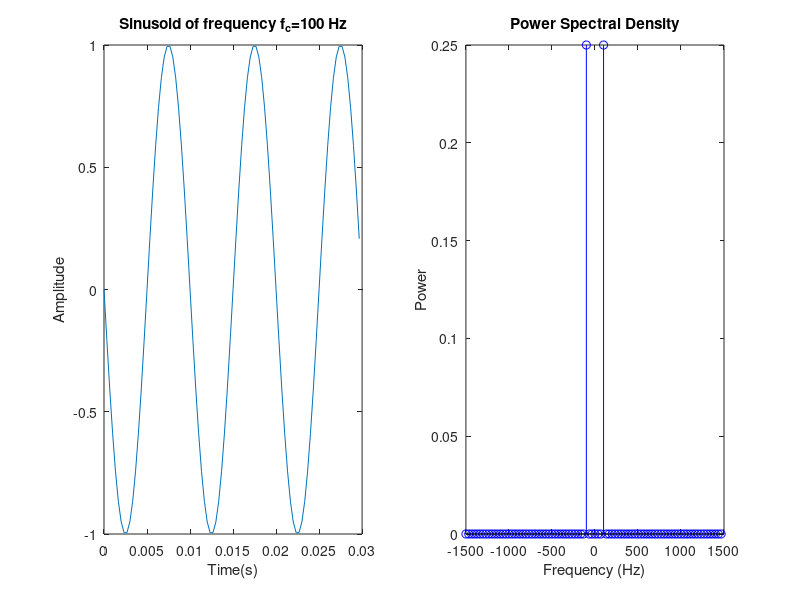

Source code (MATLAB):
A=1; %Amplitude of sine wave
fc=100; %Frequency of sine wave
fs=3000; %Sampling frequency - oversampled by the rate of 30
nCyl=3; %Number of cycles of the sinewave

t=0:1/fs:nCyl/fc-1/fs; %Time base
x=-A*sin(2*pi*fc*t); %Sinusoidal function
subplot(1,2,1); plot(t,x);title('Sinusoid of frequency f_c=100 Hz');
xlabel('Time(s)'); ylabel('Amplitude');

L=length(x);
P=(norm(x)^2)/L;
disp(['Power of the Signal from Time domain ',num2str(P)]);

L=length(x); NFFT=L;
X=fftshift(fft(x,NFFT));
Px=X.*conj(X)/(L^2); %Power of each freq components
fVals=fs*(-NFFT/2:NFFT/2-1)/NFFT;
subplot(1,2,2); stem(fVals,Px,'b'); title('Power Spectral Density');
xlabel('Frequency (Hz)');ylabel('Power');